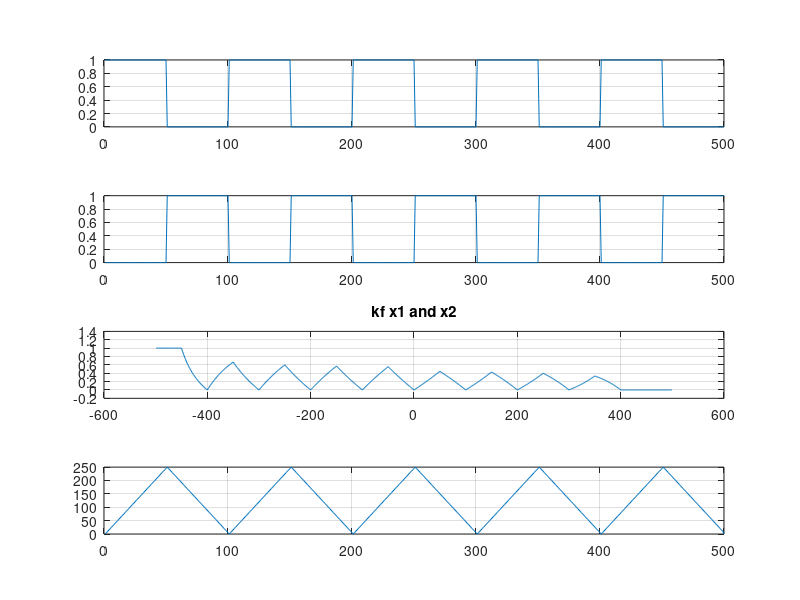

MATLAB code to generate this figure:
clear, clc, close all;
fs = 100;
ts = 0:1/fs:5-1/fs;
N =length(ts);
x1 = (square(2*pi*ts)+1)/2;
x2 = (square(2*pi*ts+pi)+1)/2;

subplot(4,1,1);
plot(x1), grid on
subplot(4,1,2);
plot(x2), grid on
[r_12, lags] = xcorr(x1,x2,'unbiased');
subplot(4,1,3);
plot(lags,r_12), grid on
title("kf x1 and x2")

x2 = [x2 x2];
r_12_nom = zeros(1,N);
for j = 1:N-1
    r_12_nom(j) = sum(x1.*x2(j:j+N-1));
end

subplot(4,1,4);
plot(r_12_nom), grid on
